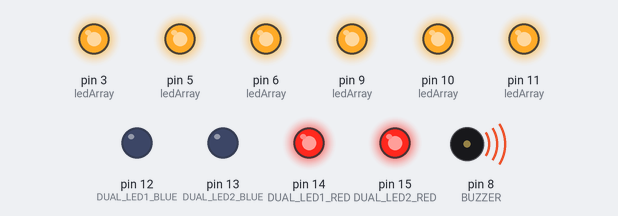
Bench run of a sketch on a simulated Arduino Uno, built with avr-gcc and run on an emulated ATmega328P. Parts: output pins drawn as LEDs (lit = HIGH), buzzer (waves = sounding).

Above: at 0.05 s.
At 2.75 s:
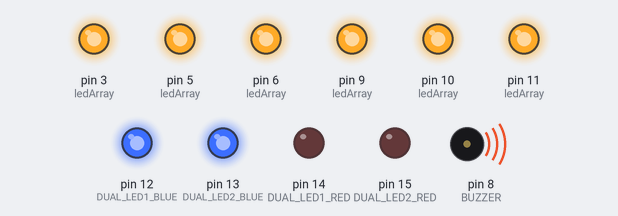
Timing chart, 0 to 3.0 s (numbered marks = the images above):
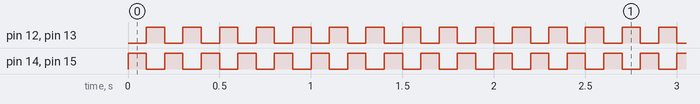

The sketch:

led_test_program.ino
```cpp
//  ------------------------------------------------------------------------------------
/*
   Define all the I/O pins being used
  */

#define   RED                  3     // six colored LED pins
#define   ORANGE               5
#define   YELLOW               6
#define   WHITE                9
#define   GREEN               10
#define   BLUE                11

#define   DUAL_LED1_BLUE       12    // dual LED pins for Blue and Red sides
#define   DUAL_LED1_RED        14
#define   DUAL_LED2_BLUE       13
#define   DUAL_LED2_RED        15

#define   BUZZER               8

int ledDelayTime       =     500;
int dualLedDelayTime   =     500;
int toggle             =     false;

int    ledArray[]      =     {RED, ORANGE, YELLOW, WHITE, GREEN, BLUE};  // order that the LED's should be turned on and off

//  ------------------------------------------------------------------------------------
void setup() {

   // sep up the 6 LED pins as OUTPUT and turn ON
   for(int ledIndex=0; ledIndex<6; ledIndex++) {
      pinMode(ledArray[ledIndex], OUTPUT);
      digitalWrite(ledArray[ledIndex], HIGH);   // HIGH turns ON these LED's
   }
   // set up dual LEDs pins as outputs
   pinMode(DUAL_LED1_BLUE, OUTPUT);
   pinMode(DUAL_LED2_BLUE, OUTPUT);
   pinMode(DUAL_LED1_RED, OUTPUT);
   pinMode(DUAL_LED2_RED, OUTPUT);

   pinMode(BUZZER, OUTPUT);
   tone(BUZZER, 1000);
}

//  ------------------------------------------------------------------------------------
void loop() {

  digitalWrite(DUAL_LED1_BLUE, LOW); // LOW turns ON these dual colored LED's
  digitalWrite(DUAL_LED2_BLUE, LOW);
  digitalWrite(DUAL_LED1_RED, HIGH);
  digitalWrite(DUAL_LED2_RED, HIGH);

  delay(100);

   digitalWrite(DUAL_LED1_BLUE, HIGH);
  digitalWrite(DUAL_LED2_BLUE, HIGH);
  digitalWrite(DUAL_LED1_RED, LOW);
  digitalWrite(DUAL_LED2_RED, LOW);

  delay(100);
 }
```

Measured:
- by itself, pin 12 (DUAL_LED1_BLUE), pin 13 (DUAL_LED2_BLUE), pin 14 (DUAL_LED1_RED), pin 15 (DUAL_LED2_RED): alternates HIGH for 0.10 s and LOW for 0.10 s
